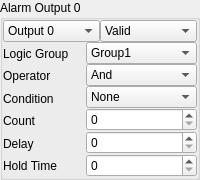
           <widget class="QGroupBox" name="groupBoxAlarmOutput">
            <property name="title">
             <string>Alarm Output 0</string>
            </property>
            <layout class="QVBoxLayout" name="verticalLayout_11">
             <property name="spacing">
              <number>0</number>
             </property>
             <property name="leftMargin">
              <number>0</number>
             </property>
             <property name="topMargin">
              <number>0</number>
             </property>
             <property name="rightMargin">
              <number>0</number>
             </property>
             <property name="bottomMargin">
              <number>0</number>
             </property>
             <item>
              <layout class="QHBoxLayout" name="horizontalLayout_5">
               <item>
                <widget class="QComboBox" name="comboBoxAlarmOuput">
                 <item>
                  <property name="text">
                   <string>Output 0</string>
                  </property>
                 </item>
                 <item>
                  <property name="text">
                   <string>Output 1</string>
                  </property>
                 </item>
                 <item>
                  <property name="text">
                   <string>Output 2</string>
                  </property>
                 </item>
                </widget>
               </item>
               <item>
                <widget class="QComboBox" name="comboBoxAlarmOutputValid">
                 <item>
                  <property name="text">
                   <string>Valid</string>
                  </property>
                 </item>
                 <item>
                  <property name="text">
                   <string>Invalid</string>
                  </property>
                 </item>
                </widget>
               </item>
              </layout>
             </item>
             <item>
              <layout class="QHBoxLayout" name="horizontalLayout_2">
               <item>
                <layout class="QVBoxLayout" name="verticalLayout_2">
                 <item>
                  <widget class="QLabel" name="label_19">
                   <property name="text">
                    <string>Logic Group</string>
                   </property>
                   <property name="alignment">
                    <set>Qt::AlignLeading|Qt::AlignLeft|Qt::AlignVCenter</set>
                   </property>
                  </widget>
                 </item>
                 <item>
                  <widget class="QLabel" name="label_20">
                   <property name="text">
                    <string>Operator</string>
                   </property>
                   <property name="alignment">
                    <set>Qt::AlignLeading|Qt::AlignLeft|Qt::AlignVCenter</set>
                   </property>
                  </widget>
                 </item>
                 <item>
                  <widget class="QLabel" name="label_21">
                   <property name="text">
                    <string>Condition</string>
                   </property>
                   <property name="alignment">
                    <set>Qt::AlignLeading|Qt::AlignLeft|Qt::AlignVCenter</set>
                   </property>
                  </widget>
                 </item>
                 <item>
                  <widget class="QLabel" name="label_22">
                   <property name="text">
                    <string>Count</string>
                   </property>
                   <property name="alignment">
                    <set>Qt::AlignLeading|Qt::AlignLeft|Qt::AlignVCenter</set>
                   </property>
                  </widget>
                 </item>
                 <item>
                  <widget class="QLabel" name="label_23">
                   <property name="text">
                    <string>Delay</string>
                   </property>
                   <property name="alignment">
                    <set>Qt::AlignLeading|Qt::AlignLeft|Qt::AlignVCenter</set>
                   </property>
                  </widget>
                 </item>
                 <item>
                  <widget class="QLabel" name="label_24">
                   <property name="text">
                    <string>Hold Time</string>
                   </property>
                   <property name="alignment">
                    <set>Qt::AlignLeading|Qt::AlignLeft|Qt::AlignVCenter</set>
                   </property>
                  </widget>
                 </item>
                </layout>
               </item>
               <item>
                <layout class="QVBoxLayout" name="verticalLayout_3">
                 <item>
                  <widget class="QComboBox" name="comboBoxAlarmOutputLogicGroup">
                   <item>
                    <property name="text">
                     <string>Group1</string>
                    </property>
                   </item>
                   <item>
                    <property name="text">
                     <string>Group2</string>
                    </property>
                   </item>
                  </widget>
                 </item>
                 <item>
                  <widget class="QComboBox" name="comboBoxAlarmOutputOperator">
                   <item>
                    <property name="text">
                     <string>And</string>
                    </property>
                   </item>
                   <item>
                    <property name="text">
                     <string>Or</string>
                    </property>
                   </item>
                  </widget>
                 </item>
                 <item>
                  <widget class="QComboBox" name="comboBoxAlarmOutputCondition">
                   <item>
                    <property name="text">
                     <string>None</string>
                    </property>
                   </item>
                   <item>
                    <property name="text">
                     <string>Gate A</string>
                    </property>
                   </item>
                   <item>
                    <property name="text">
                     <string>Gate B</string>
                    </property>
                   </item>
                   <item>
                    <property name="text">
                     <string>Gate I</string>
                    </property>
                   </item>
                   <item>
                    <property name="text">
                     <string>Not Gate A</string>
                    </property>
                   </item>
                   <item>
                    <property name="text">
                     <string>Not Gate B</string>
                    </property>
                   </item>
                   <item>
                    <property name="text">
                     <string>Not Gate I</string>
                    </property>
                   </item>
                   <item>
                    <property name="text">
                     <string>Max Thickness</string>
                    </property>
                   </item>
                   <item>
                    <property name="text">
                     <string>Min Thickness</string>
                    </property>
                   </item>
                  </widget>
                 </item>
                 <item>
                  <widget class="QSpinBox" name="spinBoxAlarmOutputCount"/>
                 </item>
                 <item>
                  <widget class="QSpinBox" name="spinBoxAlarmOutputDelay"/>
                 </item>
                 <item>
                  <widget class="QSpinBox" name="spinBoxAlarmOutputHoldTime"/>
                 </item>
                </layout>
               </item>
              </layout>
             </item>
            </layout>
            <zorder></zorder>
           </widget>
